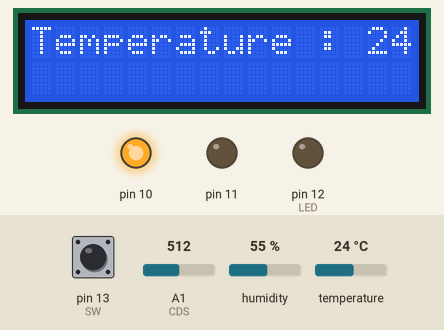
The sketch below on a simulated Arduino Mega 2560, built with avr-gcc and run on an emulated ATmega2560. Parts: 16×2 character LCD, output pins drawn as LEDs (lit = HIGH). The inputs (shaded band) are chosen by the test bench; at power-on: A1 (CDS) = 512, temperature 24 °C, pin 13 (SW) HIGH, humidity 55 %. What the sketch prints to the serial monitor is not drawn.

Above: at 1.2 s.
1.3 s: A1 (CDS) set to 348
2.8 s: A1 (CDS) set to 314
At 3.19 s:
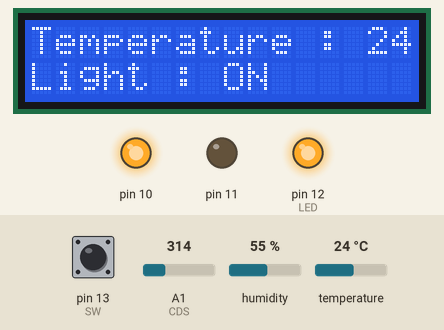
5.6 s: temperature set to 12 °C
At 7.8 s:
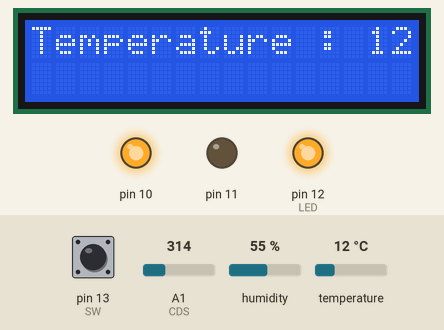
8.9 s: temperature set to 19 °C
At 10.2 s:
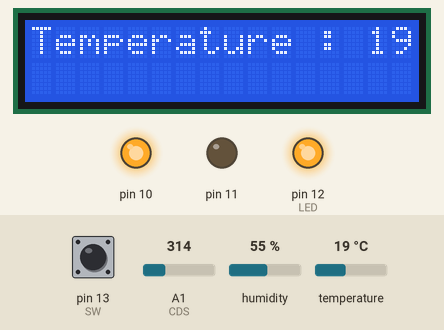
11.3 s: A1 (CDS) set to 340
At 12.16 s:
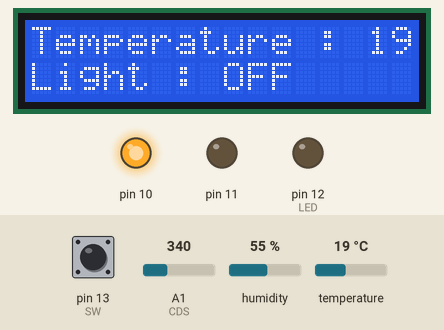
13.4 s: temperature set to 28 °C
At 15.1 s:
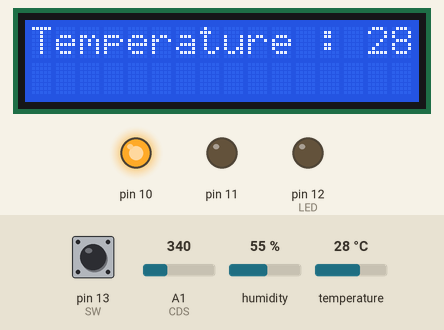
Timing chart, 0 to 16.6 s (numbered marks = the images above; inputs shaded):
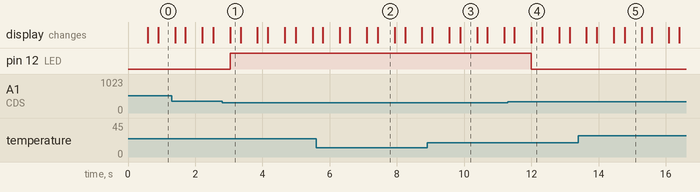

The sketch:

Smart_Farm.ino
```cpp
#define DC_N 22
#define DC_P 24
#define DC_En A15
#define TEMP A4
#define SW 13
#define CDS A1
#define LED 12
#include "DHT.h"
#include <LiquidCrystal.h>

int Mode=0;
int pin_SIGNAL = 3 ;
int temp;
int tmp ;
DHT dht(TEMP, DHT11) ;
LiquidCrystal lcd(8, 9, 4, 5, 6, 7) ;
int lcd_key = 0 ;


void setup(void)
{
 Serial.begin(9600) ;
 dht.begin();
 pinMode(SW, INPUT_PULLUP) ;
 pinMode(TEMP, INPUT);
 pinMode(DC_N, OUTPUT) ;
 pinMode(DC_P, OUTPUT) ;
 pinMode(DC_En, OUTPUT) ;
 pinMode(CDS, INPUT) ;
 pinMode(LED, OUTPUT) ;
 pinMode(10,OUTPUT);
 pinMode(11,OUTPUT);
 analogWrite(10, 255);
 lcd.begin(16,2) ;
 lcd.setCursor(0,0) ;
}

void SW_config(){                              //스위치
  if(digitalRead(SW)==0)
    {
      Mode +=1;
      delay(200) ;
     }

    if(Mode==5)
    {
      Mode=1;
    }
}

void Temperature() {                          //온도인식
  temp = dht.readTemperature();
  Serial.print("Temperature : ") ;
  Serial.print(temp) ;
  Serial.println(" [C] ") ;
  lcd.clear() ;
  lcd.setCursor(0,0) ;
  lcd.print("Temperature : ") ;
  lcd.print(temp) ;
  lcd.println(" [C] ") ;
  delay(500);
  }

void Auto() {                                 //자동모드
  tmp = dht.readTemperature() ;
  if(tmp<=25){
    digitalWrite(DC_N, LOW) ;
    digitalWrite(DC_P, HIGH) ;
    analogWrite(DC_En, 180) ;
  }
  if(25<tmp && tmp<30){
    digitalWrite(DC_N, LOW) ;
    digitalWrite(DC_P, HIGH) ;
    analogWrite(DC_En, 150) ;
  }
  if(tmp>=30){
    digitalWrite(DC_N, LOW) ;
    digitalWrite(DC_P, LOW) ;
  }
}

void Direction_rotation(int Mode)        //모드1~4지정
{
  if(Mode==1)
  {
      Auto() ;
  }

  if (Mode==2)
  {
    digitalWrite(DC_N, LOW) ;
    digitalWrite(DC_P, HIGH) ;
    analogWrite(DC_En, 150) ;
  }

  if(Mode==3)
  {
    digitalWrite(DC_N, LOW) ;
    digitalWrite(DC_P, HIGH) ;
    analogWrite(DC_En, 180) ;
  }
 if(Mode==4)
 {
    digitalWrite(DC_N, LOW) ;
    digitalWrite(DC_P, LOW) ;
 }
}

void Light(){                            //LED 제어
  if(analogRead(CDS)>=330){
    digitalWrite(LED, LOW) ;
    lcd.setCursor(0,1) ;
    lcd.println("Light : OFF") ;
  }
  else{
  digitalWrite(LED, HIGH);
  lcd.setCursor(0,1) ;
  lcd.println("Light : ON") ;
  }
  delay(300);
}

void loop(void)
{
    SW_config() ;
    Temperature() ;
    Serial.println(Mode) ;
    Direction_rotation(Mode) ;
    Serial.println(analogRead(CDS)) ;
    Light() ;
}
```

Measured:
- the behaviour switches between 330 and 329 on A1 (CDS) (found by bisection; images 0 and 1)
- after the input at 2.8 s, pin 12 (LED): LOW → HIGH after 0.24 s; the display: changes after 0.24 s (image 1)
- after the input at 5.6 s, the display: first differs from a run without the input after 1.8 s (image 2)
- after the input at 8.9 s, the display: first differs from a run without the input after 0.98 s (image 3)
- after the input at 11.3 s, pin 12 (LED): HIGH → LOW after 0.70 s; the display: first differs from a run without the input after 0.70 s (image 4)
- after the input at 13.4 s, the display: first differs from a run without the input after 1.4 s (image 5)
- what the display in image 2 shows lasts 0.5 s, from 7.4 s to 7.9 s
